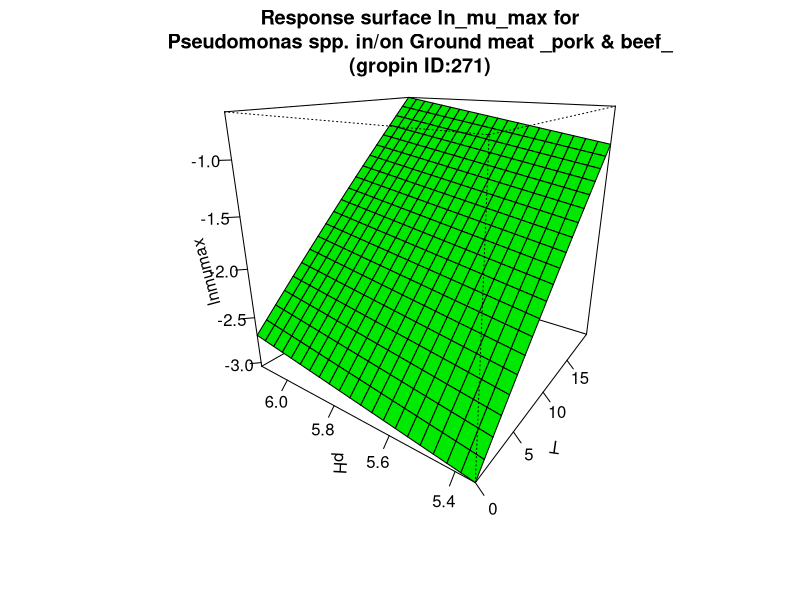

Source code (R):
#############################
# start of Parameter script
#############################
T <- seq(0,19.98001998002,length.out=21)
pH <- seq(5.34534,6.12387612387612,length.out=21)
#############################
# end of Parameter script
#############################
############################# 
# start of Model script Gropin ID 271 
#############################
 
# constant coefficients for this model
mref <- 0.056
dm <- 0.451
Ea <- 69.3
 
variables <- data.frame(T,pH)
argumentsPar <- unique.data.frame(expand.grid(variables))
 
# heart of the model
response_surface <- function(T,pH) {
   mumax <-(log(mref)-dm*(5.7-pH)-(Ea/0.00831)*((1/(T+273))-(1/273)))

	return(mumax=mumax)
} 

# output parameters
responseSurface <- cbind(argumentsPar,response_surface(argumentsPar['T'],argumentsPar['pH']))
colnames(responseSurface) <- c(colnames(argumentsPar),'lnmumax')
#############################
# End of Model script
#############################
############################# 
# start of Visualisation script Gropin ID 271 
#############################
titleText <-'Response surface ln_mu_max for
Pseudomonas spp. in/on Ground meat _pork & beef_
(gropin ID:271)'
persp(T,pH,matrix(unlist(responseSurface$'lnmumax'),nrow=21),col = 'green',xlab='T',ylab='pH',zlab='lnmumax',main=titleText,theta=305,phi=20,shade=0.25,ticktype = 'detailed')
#############################
# End of Visualisation script
#############################
